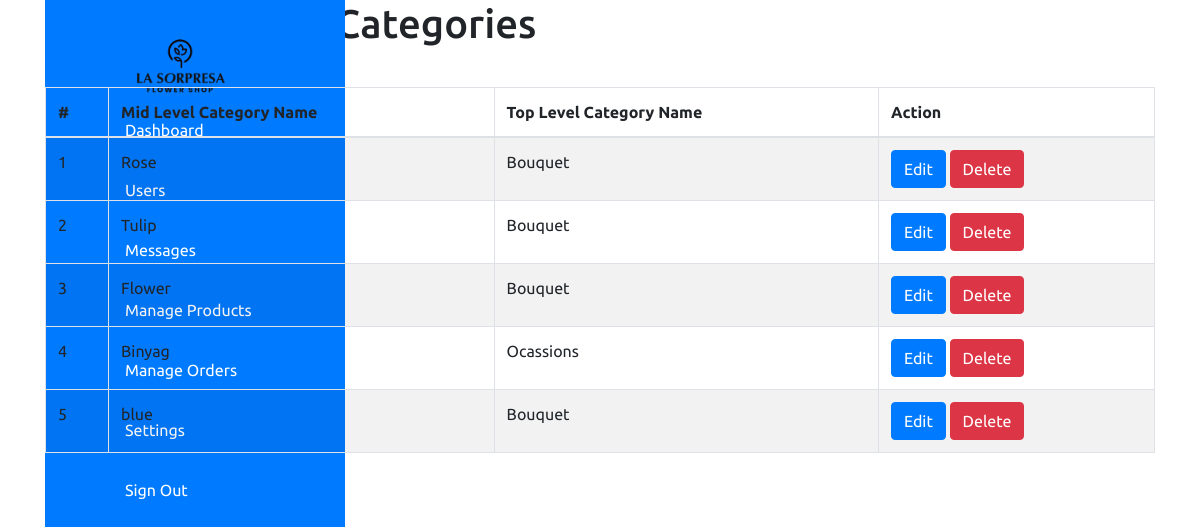
/admin/settings/midcategory.php (signed in), run on an earlier commit of the app's database.
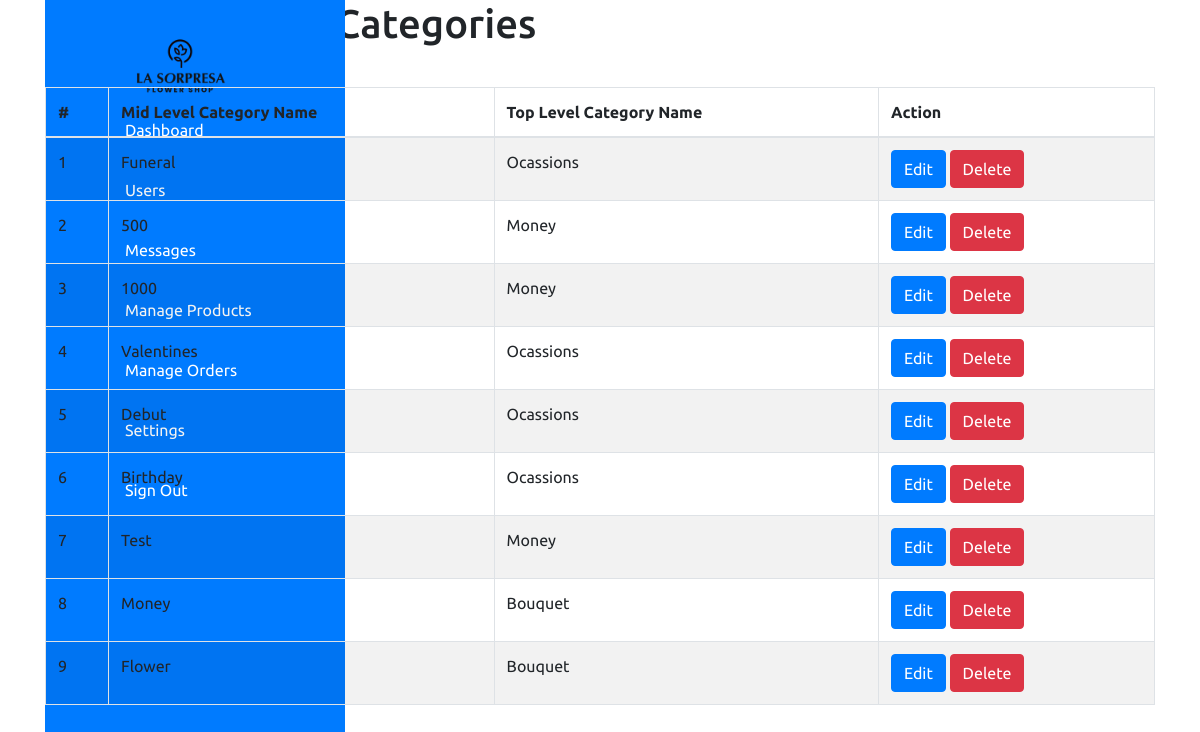
And on a later commit of the database.
### tables this page shows
CREATE TABLE `mid_category` (
  `mcat_id` int(11) NOT NULL,
  `mcat_name` varchar(255) NOT NULL,
  `tcat_id` int(11) NOT NULL
);

CREATE TABLE `top_category` (
  `tcat_id` int(11) NOT NULL,
  `tcat_name` varchar(255) NOT NULL,
  `show_on_menu` int(1) NOT NULL
);

### admin/settings/midcategory.php (the view, shortened to what this page needs)
<?php require_once('../header.php'); ?>
<body>
    <div class="container">
        <div class="navigation">
            <ul>
                <li>
                    <a href="#">
                        <div class="logo-container">
                            <img src="../images/logo.png" alt="Logo" class="logo" />
                        </div>
                        <span class="title"></span>
                    </a>
                </li>
                <li>
                    <a href="../dashboard.php">
                        <span class="icon">
                        </span>
                        <span class="title">Dashboard</span>
                    </a>
                </li>
                <li>
                    <a href="../users.php">
                        <span class="icon">
                        </span>
                        <span class="title">Users</span>
                    </a>
                </li>
                <li>
                    <a href="#">
                        <span class="icon">
                        </span>
                        <span class="title">Messages</span>
                    </a>
                </li>
                <li>
                    <a href="../product/product.php">
                        <span class="icon">
                        </span>
                        <span class="title">Manage Products</span>
                    </a>
                </li>
                <li>
                    <a href="#">
                        <span class="icon">
                        </span>
                        <span class="title">Manage Orders</span>
                    </a>
                </li>
                <li>
                    <a href="../settings.php">
                        <span class="icon">
                        </span>
                        <span class="title">Settings</span>
                    </a>
                </li>
                <li>
                    <a href="../logout.php">
                        <span class="icon">
                        </span>
                        <span class="title">Sign Out</span>
                    </a>
                </li>
            </ul>
        </div>
<section class="content-header">
	<div class="content-header-left">
		<h1>View Mid Level Categories</h1>
	</div>
	<div class="content-header-right">
		<a href="midcategory-add.php" class="btn btn-primary btn-sm">Add New</a>
	</div>
</section>
<section class="content">
  <div class="row">
    <div class="col-md-12">
      <div class="box box-info">
        <div class="box-body table-responsive">
          <table id="example1" class="table table-bordered table-hover table-striped">
			<thead>
			    <tr>
			        <th>#</th>
			        <th>Mid Level Category Name</th>
                    <th>Top Level Category Name</th>
			        <th>Action</th>
			    </tr>
			</thead>
            <tbody>
            	<?php
            	$i=0;
            	$statement = $pdo->prepare("SELECT *
                                    FROM mid_category t1
                                    JOIN top_category t2
                                    ON t1.tcat_id = t2.tcat_id
                                    ORDER BY t1.mcat_id DESC");
            	$statement->execute();
            	$result = $statement->fetchAll(PDO::FETCH_ASSOC);
            	foreach ($result as $row) {
            		$i++;
            		?>
					<tr>
	                    <td><?php echo $i; ?></td>
	                    <td><?php echo $row['mcat_name']; ?></td>
                        <td><?php echo $row['tcat_name']; ?></td>
	                    <td>
	                        <a href="midcategory-edit.php?id=<?php echo $row['mcat_id']; ?>" class="btn btn-primary btn-xs">Edit</a>
	                        <a href="#" class="btn btn-danger btn-xs" data-href="midcategory-delete.php?id=<?php echo $row['mcat_id']; ?>" data-toggle="modal" data-target="#confirm-delete">Delete</a>
	                    </td>
	                </tr>
            		<?php
            	}
            	?>
            </tbody>
          </table>
        </div>
      </div>
</section>

What changed in the data, as far as the page shows it:
removed mid_category: mcat_name "Rose", tcat.tcat_name "Bouquet"
removed mid_category: mcat_name "Tulip", tcat.tcat_name "Bouquet"
removed mid_category: mcat_name "Binyag", tcat.tcat_name "Ocassions"
removed mid_category: mcat_name "blue", tcat.tcat_name "Bouquet"
added mid_category: mcat_name "Funeral", tcat.tcat_name "Ocassions"
added mid_category: mcat_name "500", tcat.tcat_name "Money"
added mid_category: mcat_name "1000", tcat.tcat_name "Money"
added mid_category: mcat_name "Valentines", tcat.tcat_name "Ocassions"
added mid_category: mcat_name "Debut", tcat.tcat_name "Ocassions"
added mid_category: mcat_name "Birthday", tcat.tcat_name "Ocassions"
added mid_category: mcat_name "Test", tcat.tcat_name "Money"
added mid_category: mcat_name "Money", tcat.tcat_name "Bouquet"
